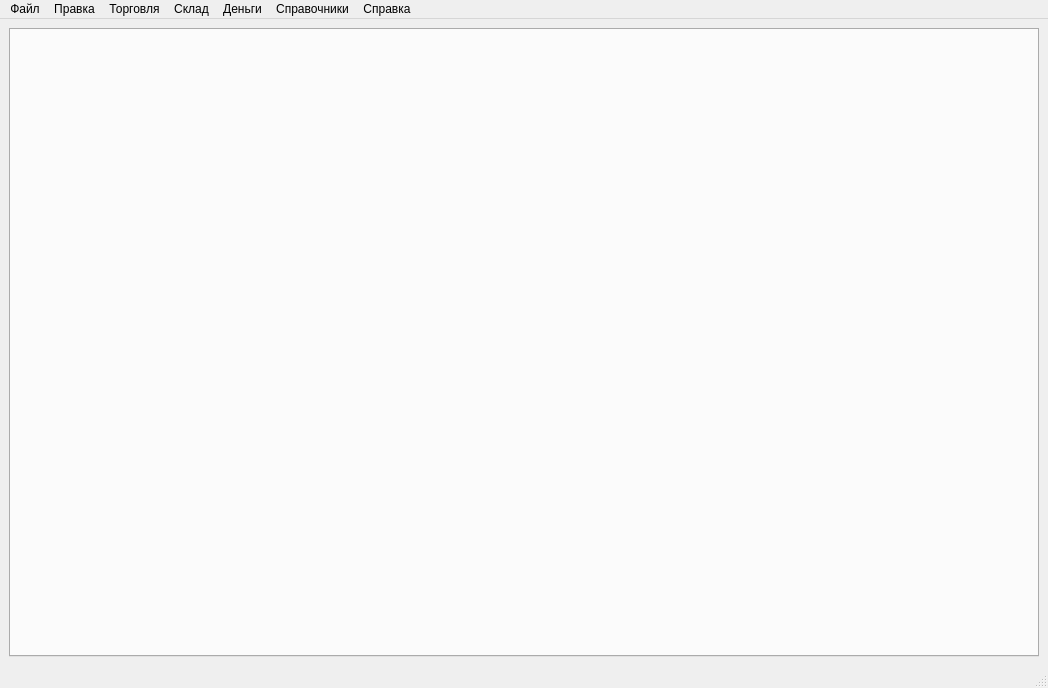
<?xml version="1.0" encoding="UTF-8"?>
<ui version="4.0">
 <class>MainWindow</class>
 <widget class="QMainWindow" name="MainWindow">
  <property name="geometry">
   <rect>
    <x>0</x>
    <y>0</y>
    <width>1048</width>
    <height>688</height>
   </rect>
  </property>
  <property name="windowTitle">
   <string>Свободный Учёт</string>
  </property>
  <property name="styleSheet">
   <string notr="true"/>
  </property>
  <widget class="QWidget" name="centralwidget">
   <layout class="QGridLayout" name="gridLayout">
    <item row="0" column="0">
     <widget class="QTabWidget" name="tabWidget">
      <property name="enabled">
       <bool>true</bool>
      </property>
      <property name="styleSheet">
       <string notr="true"/>
      </property>
      <property name="tabShape">
       <enum>QTabWidget::Rounded</enum>
      </property>
      <property name="currentIndex">
       <number>-1</number>
      </property>
      <property name="elideMode">
       <enum>Qt::ElideNone</enum>
      </property>
      <property name="usesScrollButtons">
       <bool>true</bool>
      </property>
     </widget>
    </item>
   </layout>
  </widget>
  <widget class="QMenuBar" name="menubar">
   <property name="geometry">
    <rect>
     <x>0</x>
     <y>0</y>
     <width>1048</width>
     <height>27</height>
    </rect>
   </property>
   <widget class="QMenu" name="menu">
    <property name="title">
     <string>Торговля</string>
    </property>
    <addaction name="action"/>
    <addaction name="separator"/>
    <addaction name="action_3"/>
    <addaction name="action_4"/>
    <addaction name="action_5"/>
    <addaction name="action_7"/>
    <addaction name="separator"/>
    <addaction name="action_9"/>
   </widget>
   <widget class="QMenu" name="menu_2">
    <property name="title">
     <string>Склад</string>
    </property>
    <addaction name="action_open_whsstate"/>
    <addaction name="separator"/>
    <addaction name="action_12"/>
    <addaction name="action_13"/>
    <addaction name="separator"/>
    <addaction name="action_15"/>
   </widget>
   <widget class="QMenu" name="menu_3">
    <property name="title">
     <string>Справочники</string>
    </property>
    <widget class="QMenu" name="menu_7">
     <property name="title">
      <string>Группы</string>
     </property>
     <addaction name="action_31"/>
     <addaction name="action_33"/>
     <addaction name="action_34"/>
     <addaction name="action_35"/>
    </widget>
    <addaction name="action_open_goods"/>
    <addaction name="separator"/>
    <addaction name="action_18"/>
    <addaction name="action_19"/>
    <addaction name="separator"/>
    <addaction name="action_21"/>
    <addaction name="action_22"/>
    <addaction name="separator"/>
    <addaction name="action_20"/>
    <addaction name="separator"/>
    <addaction name="menu_7"/>
   </widget>
   <widget class="QMenu" name="menu_4">
    <property name="title">
     <string>Деньги</string>
    </property>
    <addaction name="action_23"/>
    <addaction name="separator"/>
    <addaction name="action_25"/>
    <addaction name="action_26"/>
    <addaction name="separator"/>
    <addaction name="action_28"/>
    <addaction name="action_29"/>
    <addaction name="action_30"/>
    <addaction name="separator"/>
    <addaction name="action_32"/>
   </widget>
   <widget class="QMenu" name="menu_exit">
    <property name="title">
     <string>Файл</string>
    </property>
    <addaction name="action_create_db"/>
    <addaction name="action_change_db"/>
    <addaction name="separator"/>
    <addaction name="action_exit"/>
   </widget>
   <widget class="QMenu" name="menu_5">
    <property name="title">
     <string>Справка</string>
    </property>
    <addaction name="action_14"/>
   </widget>
   <widget class="QMenu" name="menu_8">
    <property name="title">
     <string>Правка</string>
    </property>
    <addaction name="action_2"/>
    <addaction name="action_6"/>
    <addaction name="separator"/>
    <addaction name="action_11"/>
    <addaction name="separator"/>
    <addaction name="action_24"/>
    <addaction name="action_27"/>
   </widget>
   <addaction name="menu_exit"/>
   <addaction name="menu_8"/>
   <addaction name="menu"/>
   <addaction name="menu_2"/>
   <addaction name="menu_4"/>
   <addaction name="menu_3"/>
   <addaction name="menu_5"/>
  </widget>
  <widget class="QStatusBar" name="statusbar"/>
  <action name="action">
   <property name="text">
    <string>Счета</string>
   </property>
  </action>
  <action name="action_3">
   <property name="text">
    <string>Оплаты по счетам</string>
   </property>
  </action>
  <action name="action_4">
   <property name="text">
    <string>Выдачи по счетам</string>
   </property>
  </action>
  <action name="action_5">
   <property name="text">
    <string>Возвраты по счетам</string>
   </property>
  </action>
  <action name="action_7">
   <property name="text">
    <string>Счета-фактуры</string>
   </property>
  </action>
  <action name="action_9">
   <property name="text">
    <string>Отчёты</string>
   </property>
  </action>
  <action name="action_open_whsstate">
   <property name="text">
    <string>Состояние склада</string>
   </property>
  </action>
  <action name="action_12">
   <property name="text">
    <string>Приходы</string>
   </property>
  </action>
  <action name="action_13">
   <property name="text">
    <string>Уходы</string>
   </property>
  </action>
  <action name="action_15">
   <property name="text">
    <string>Отчёты</string>
   </property>
  </action>
  <action name="action_open_goods">
   <property name="text">
    <string>Товары</string>
   </property>
  </action>
  <action name="action_18">
   <property name="text">
    <string>Фирмы</string>
   </property>
  </action>
  <action name="action_19">
   <property name="text">
    <string>Контрагенты</string>
   </property>
  </action>
  <action name="action_21">
   <property name="text">
    <string>Кошельки</string>
   </property>
  </action>
  <action name="action_22">
   <property name="text">
    <string>Статьи доходов и расходов</string>
   </property>
  </action>
  <action name="action_23">
   <property name="text">
    <string>Календарь платежей</string>
   </property>
  </action>
  <action name="action_25">
   <property name="text">
    <string>Поступления</string>
   </property>
  </action>
  <action name="action_26">
   <property name="text">
    <string>Расходы</string>
   </property>
  </action>
  <action name="action_28">
   <property name="text">
    <string>Оплаты контрагентов</string>
   </property>
  </action>
  <action name="action_29">
   <property name="text">
    <string>Выплаты контрагентам</string>
   </property>
  </action>
  <action name="action_30">
   <property name="text">
    <string>Долги контрагентов</string>
   </property>
  </action>
  <action name="action_32">
   <property name="text">
    <string>Отчёты</string>
   </property>
  </action>
  <action name="action_exit">
   <property name="text">
    <string>Выход</string>
   </property>
  </action>
  <action name="action_create_db">
   <property name="text">
    <string>Создать новую базу данных</string>
   </property>
  </action>
  <action name="action_change_db">
   <property name="text">
    <string>Смена базы данных</string>
   </property>
  </action>
  <action name="action_14">
   <property name="text">
    <string>Справка по программе</string>
   </property>
  </action>
  <action name="action_16">
   <property name="text">
    <string>Настройки</string>
   </property>
  </action>
  <action name="action_20">
   <property name="text">
    <string>Задачи</string>
   </property>
  </action>
  <action name="action_31">
   <property name="text">
    <string>Товаров</string>
   </property>
  </action>
  <action name="action_33">
   <property name="text">
    <string>Контрагентов</string>
   </property>
  </action>
  <action name="action_34">
   <property name="text">
    <string>Статей  доходов/расходов </string>
   </property>
  </action>
  <action name="action_35">
   <property name="text">
    <string>Задач</string>
   </property>
  </action>
  <action name="action_2">
   <property name="text">
    <string>Отменить</string>
   </property>
  </action>
  <action name="action_6">
   <property name="text">
    <string>Вернуть</string>
   </property>
  </action>
  <action name="action_11">
   <property name="text">
    <string>Настройка печатных форм</string>
   </property>
  </action>
  <action name="action_24">
   <property name="text">
    <string>Настройка программы</string>
   </property>
  </action>
  <action name="action_27">
   <property name="text">
    <string>Администрирование</string>
   </property>
  </action>
 </widget>
 <resources/>
 <connections>
  <connection>
   <sender>action_exit</sender>
   <signal>activated()</signal>
   <receiver>MainWindow</receiver>
   <slot>close()</slot>
   <hints>
    <hint type="sourcelabel">
     <x>-1</x>
     <y>-1</y>
    </hint>
    <hint type="destinationlabel">
     <x>523</x>
     <y>343</y>
    </hint>
   </hints>
  </connection>
 </connections>
</ui>
